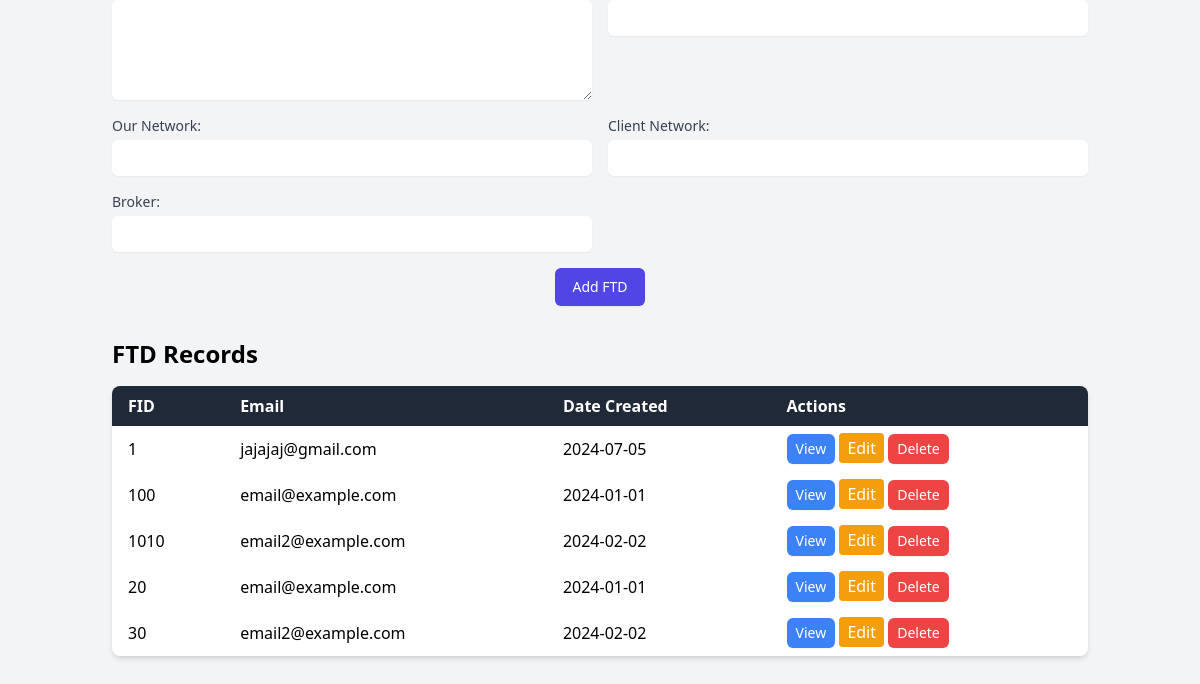
Page /manage_ftd.php (signed in, lower part) on the earlier database version.
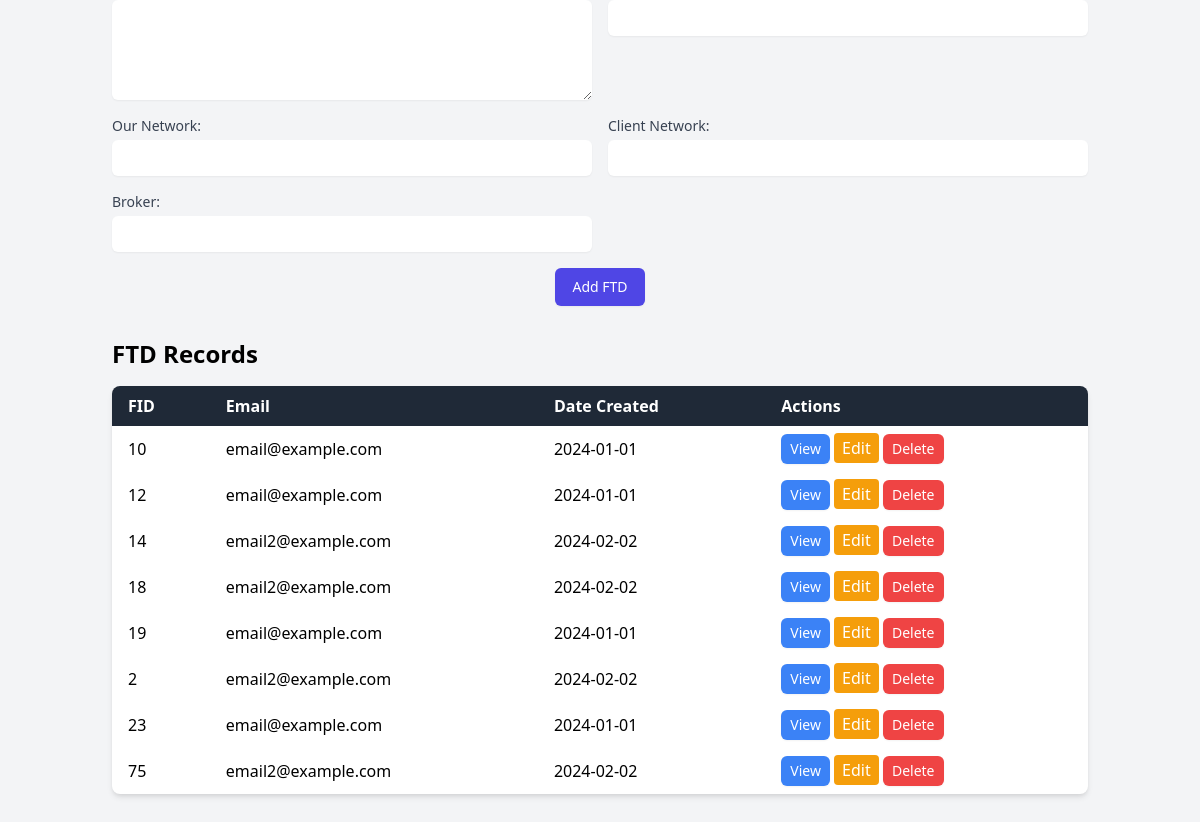
Same page on the later database version.
### tables this page shows
CREATE TABLE `ftd` (
  `fid` varchar(255) NOT NULL,
  `email` varchar(255) NOT NULL,
  `email_password` varchar(255) DEFAULT NULL,
  `extension` int(11) DEFAULT NULL,
  `phone_number` varchar(255) DEFAULT NULL,
  `whatsapp` enum('Yes','No') DEFAULT NULL,
  `viber` enum('Yes','No') DEFAULT NULL,
  `messenger` enum('Yes','No') DEFAULT NULL,
  `dob` varchar(255) DEFAULT NULL,
  `address` varchar(255) DEFAULT NULL,
  `country` varchar(255) DEFAULT NULL,
  `date_created` varchar(255) DEFAULT NULL,
  `front_id` varchar(255) DEFAULT NULL,
  `back_id` varchar(255) DEFAULT NULL,
  `selfie_front` varchar(255) DEFAULT NULL,
  `selfie_back` varchar(255) DEFAULT NULL,
  `remark` text DEFAULT NULL,
  `profile_picture` varchar(255) DEFAULT NULL,
  `our_network` varchar(255) DEFAULT NULL,
  `client_network` varchar(255) DEFAULT NULL,
  `broker` varchar(255) DEFAULT NULL
);

### manage_ftd.php (the view, shortened to what this page needs)
<?php
include('config.php');
$ftds = mysqli_query($conn, "SELECT * FROM ftd");
?>
<!DOCTYPE html>
<html lang="en">
<head>
    <link href="https://cdn.jsdelivr.net/npm/tailwindcss@2.2.19/dist/tailwind.min.css" rel="stylesheet">
</head>
<body class="bg-gray-100">
    <div class="container px-6 mx-auto py-8">
        <a href="dashboard.php"><button class="mt-4 bg-yellow-500 hover:bg-yellow-600 text-white font-bold py-2 px-4 rounded-lg">Back To Dashboard</button></a> <br><br>
        <form method="post" class="space-y-4">
            <div class="grid grid-cols-1 md:grid-cols-2 gap-4">
                <div>
                    <textarea id="remark" name="remark" rows="5" class="mt-1 focus:ring-indigo-500 focus:border-indigo-500 block w-full shadow-sm sm:text-sm border-gray-300 rounded-md"></textarea>
                </div>
                <div>
                    <input type="text" id="profile_picture" name="profile_picture" class="mt-1 focus:ring-indigo-500 focus:border-indigo-500 block w-full shadow-sm sm:text-sm border-gray-300 rounded-md">
                </div>
                <div>
                    <label for="our_network" class="block text-sm font-medium text-gray-700">Our Network:</label>
                    <input type="text" id="our_network" name="our_network" class="mt-1 focus:ring-indigo-500 focus:border-indigo-500 block w-full shadow-sm sm:text-sm border-gray-300 rounded-md">
                </div>
                <div>
                    <label for="client_network" class="block text-sm font-medium text-gray-700">Client Network:</label>
                    <input type="text" id="client_network" name="client_network" class="mt-1 focus:ring-indigo-500 focus:border-indigo-500 block w-full shadow-sm sm:text-sm border-gray-300 rounded-md">
                </div>
                <div>
                    <label for="broker" class="block text-sm font-medium text-gray-700">Broker:</label>
                    <input type="text" id="broker" name="broker" class="mt-1 focus:ring-indigo-500 focus:border-indigo-500 block w-full shadow-sm sm:text-sm border-gray-300 rounded-md">
                </div>
            </div>
            <div class="text-center">
                <button type="submit" name="add_ftd" class="inline-flex items-center px-4 py-2 border border-transparent text-sm font-medium rounded-md shadow-sm text-white bg-indigo-600 hover:bg-indigo-700 focus:outline-none focus:ring-2 focus:ring-offset-2 focus:ring-indigo-500">Add FTD</button>
            </div>
        </form>
        <div class="mt-8">
            <h2 class="text-2xl font-bold mb-4">FTD Records</h2>
            <table class="min-w-full bg-white shadow-md rounded-lg overflow-hidden">
                <thead class="bg-gray-800 text-white">
                    <tr>
                        <th class="py-2 px-4 text-left">FID</th>
                        <th class="py-2 px-4 text-left">Email</th>
                        <th class="py-2 px-4 text-left">Date Created</th>
                        <th class="py-2 px-4 text-left">Actions</th>
                    </tr>
                </thead>
                <tbody>
                    <?php while ($ftd = mysqli_fetch_assoc($ftds)) { ?>
                    <tr>
                        <td class="py-2 px-4"><?php echo $ftd['fid']; ?></td>
                        <td class="py-2 px-4"><?php echo $ftd['email']; ?></td>
                        <td class="py-2 px-4"><?php echo $ftd['date_created']; ?></td>
                        <td class="py-2 px-4">
                            <button class="view-ftd-btn inline-flex items-center px-2 py-1 border border-transparent text-sm font-medium rounded-md shadow-sm text-white bg-blue-500 hover:bg-blue-700 focus:outline-none focus:ring-2 focus:ring-offset-2 focus:ring-blue-500" data-fid="<?php echo $ftd['fid']; ?>">View</button>
                            <a href="update_ftd.php?id=<?php echo $ftd['fid']; ?>" class="bg-yellow-500 text-white px-2 py-1 rounded hover:bg-yellow-700">Edit</a>
                            <form method="post" class="inline-block">
                                <button type="submit" name="delete_ftd" class="inline-flex items-center px-2 py-1 border border-transparent text-sm font-medium rounded-md shadow-sm text-white bg-red-500 hover:bg-red-700 focus:outline-none focus:ring-2 focus:ring-offset-2 focus:ring-red-500">Delete</button>
                            </form>
                        </td>
                    </tr>
                    <?php } ?>
                </tbody>
            </table>
        </div>
    </div>
</body>
</html>

Differences in the rows shown:
removed ftd: fid "1", email "jajajaj@gmail.com", date_created "2024-07-05"
removed ftd: fid "100", email "email@example.com", date_created "2024-01-01"
removed ftd: fid "1010", email "email2@example.com", date_created "2024-02-02"
removed ftd: fid "20", email "email@example.com", date_created "2024-01-01"
removed ftd: fid "30", email "email2@example.com", date_created "2024-02-02"
added ftd: fid "10", email "email@example.com", date_created "2024-01-01"
added ftd: fid "12", email "email@example.com", date_created "2024-01-01"
added ftd: fid "14", email "email2@example.com", date_created "2024-02-02"
added ftd: fid "18", email "email2@example.com", date_created "2024-02-02"
added ftd: fid "19", email "email@example.com", date_created "2024-01-01"
added ftd: fid "2", email "email2@example.com", date_created "2024-02-02"
added ftd: fid "23", email "email@example.com", date_created "2024-01-01"
added ftd: fid "75", email "email2@example.com", date_created "2024-02-02"
